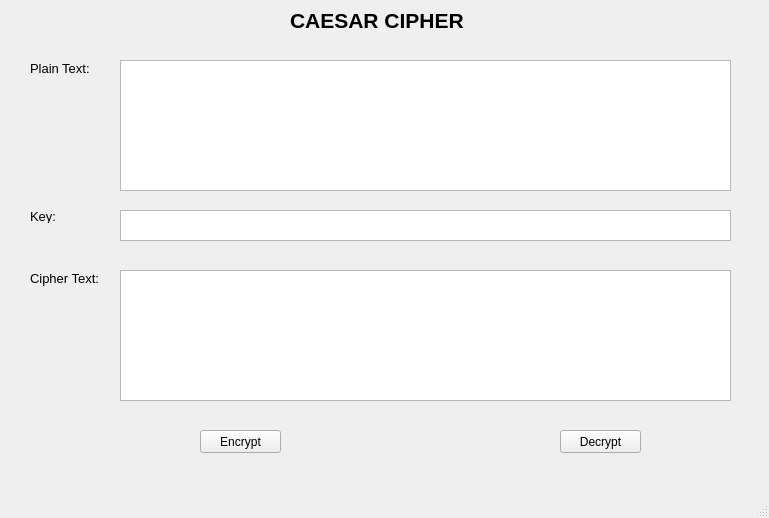
<?xml version="1.0" encoding="UTF-8"?>
<ui version="4.0">
 <class>MainWindow</class>
 <widget class="QMainWindow" name="MainWindow">
  <property name="geometry">
   <rect>
    <x>0</x>
    <y>0</y>
    <width>769</width>
    <height>518</height>
   </rect>
  </property>
  <property name="windowTitle">
   <string>MainWindow</string>
  </property>
  <widget class="QWidget" name="centralwidget">
   <widget class="QLabel" name="label">
    <property name="geometry">
     <rect>
      <x>290</x>
      <y>10</y>
      <width>181</width>
      <height>21</height>
     </rect>
    </property>
    <property name="font">
     <font>
      <pointsize>16</pointsize>
      <weight>75</weight>
      <bold>true</bold>
     </font>
    </property>
    <property name="text">
     <string>CAESAR CIPHER</string>
    </property>
    <property name="textFormat">
     <enum>Qt::AutoText</enum>
    </property>
   </widget>
   <widget class="QLabel" name="label_2">
    <property name="geometry">
     <rect>
      <x>30</x>
      <y>60</y>
      <width>61</width>
      <height>16</height>
     </rect>
    </property>
    <property name="font">
     <font>
      <pointsize>10</pointsize>
     </font>
    </property>
    <property name="text">
     <string>Plain Text:</string>
    </property>
   </widget>
   <widget class="QTextBrowser" name="textBrowser">
    <property name="geometry">
     <rect>
      <x>120</x>
      <y>60</y>
      <width>611</width>
      <height>131</height>
     </rect>
    </property>
   </widget>
   <widget class="QLabel" name="label_3">
    <property name="geometry">
     <rect>
      <x>30</x>
      <y>210</y>
      <width>47</width>
      <height>13</height>
     </rect>
    </property>
    <property name="font">
     <font>
      <pointsize>10</pointsize>
     </font>
    </property>
    <property name="text">
     <string>Key:</string>
    </property>
   </widget>
   <widget class="QTextBrowser" name="textBrowser_2">
    <property name="geometry">
     <rect>
      <x>120</x>
      <y>210</y>
      <width>611</width>
      <height>31</height>
     </rect>
    </property>
   </widget>
   <widget class="QLabel" name="label_4">
    <property name="geometry">
     <rect>
      <x>30</x>
      <y>270</y>
      <width>81</width>
      <height>16</height>
     </rect>
    </property>
    <property name="font">
     <font>
      <pointsize>10</pointsize>
     </font>
    </property>
    <property name="text">
     <string>Cipher Text:</string>
    </property>
   </widget>
   <widget class="QTextBrowser" name="textBrowser_3">
    <property name="geometry">
     <rect>
      <x>120</x>
      <y>270</y>
      <width>611</width>
      <height>131</height>
     </rect>
    </property>
   </widget>
   <widget class="QPushButton" name="pushButton">
    <property name="geometry">
     <rect>
      <x>200</x>
      <y>430</y>
      <width>81</width>
      <height>23</height>
     </rect>
    </property>
    <property name="text">
     <string>Encrypt</string>
    </property>
   </widget>
   <widget class="QPushButton" name="pushButton_2">
    <property name="geometry">
     <rect>
      <x>560</x>
      <y>430</y>
      <width>81</width>
      <height>23</height>
     </rect>
    </property>
    <property name="text">
     <string>Decrypt</string>
    </property>
   </widget>
  </widget>
  <widget class="QMenuBar" name="menubar">
   <property name="geometry">
    <rect>
     <x>0</x>
     <y>0</y>
     <width>769</width>
     <height>21</height>
    </rect>
   </property>
  </widget>
  <widget class="QStatusBar" name="statusbar"/>
 </widget>
 <resources/>
 <connections/>
</ui>
